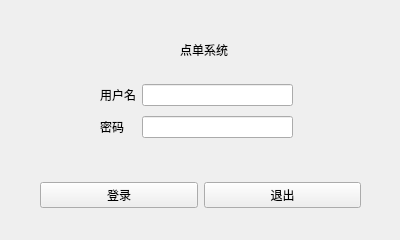
<?xml version="1.0" encoding="UTF-8"?>
<ui version="4.0">
 <class>Page_Login</class>
 <widget class="QWidget" name="Page_Login">
  <property name="geometry">
   <rect>
    <x>0</x>
    <y>0</y>
    <width>400</width>
    <height>240</height>
   </rect>
  </property>
  <property name="minimumSize">
   <size>
    <width>400</width>
    <height>240</height>
   </size>
  </property>
  <property name="maximumSize">
   <size>
    <width>400</width>
    <height>240</height>
   </size>
  </property>
  <property name="windowTitle">
   <string>登录</string>
  </property>
  <property name="windowIcon">
   <iconset resource="resource.qrc">
    <normaloff>:/icon.png</normaloff>:/icon.png</iconset>
  </property>
  <property name="toolTip">
   <string>这是登录窗口</string>
  </property>
  <widget class="QLabel" name="label_3">
   <property name="geometry">
    <rect>
     <x>180</x>
     <y>20</y>
     <width>51</width>
     <height>60</height>
    </rect>
   </property>
   <property name="minimumSize">
    <size>
     <width>0</width>
     <height>60</height>
    </size>
   </property>
   <property name="text">
    <string>点单系统</string>
   </property>
  </widget>
  <widget class="QWidget" name="widget" native="true">
   <property name="geometry">
    <rect>
     <x>40</x>
     <y>150</y>
     <width>321</width>
     <height>91</height>
    </rect>
   </property>
   <layout class="QGridLayout" name="gridLayout">
    <item row="1" column="1">
     <widget class="QPushButton" name="btn_exit">
      <property name="text">
       <string>退出</string>
      </property>
     </widget>
    </item>
    <item row="1" column="0">
     <widget class="QPushButton" name="btn_login">
      <property name="text">
       <string>登录</string>
      </property>
     </widget>
    </item>
   </layout>
  </widget>
  <widget class="QWidget" name="widget_2" native="true">
   <property name="geometry">
    <rect>
     <x>100</x>
     <y>80</y>
     <width>193</width>
     <height>64</height>
    </rect>
   </property>
   <layout class="QGridLayout" name="gridLayout_2">
    <item row="0" column="0">
     <widget class="QLabel" name="label">
      <property name="text">
       <string>用户名</string>
      </property>
     </widget>
    </item>
    <item row="0" column="1">
     <widget class="QLineEdit" name="usr"/>
    </item>
    <item row="1" column="0">
     <widget class="QLabel" name="label_2">
      <property name="text">
       <string>密码</string>
      </property>
     </widget>
    </item>
    <item row="1" column="1">
     <widget class="QLineEdit" name="pwd">
      <property name="echoMode">
       <enum>QLineEdit::Password</enum>
      </property>
     </widget>
    </item>
   </layout>
  </widget>
 </widget>
 <resources>
  <include location="resource.qrc"/>
 </resources>
 <connections/>
</ui>
